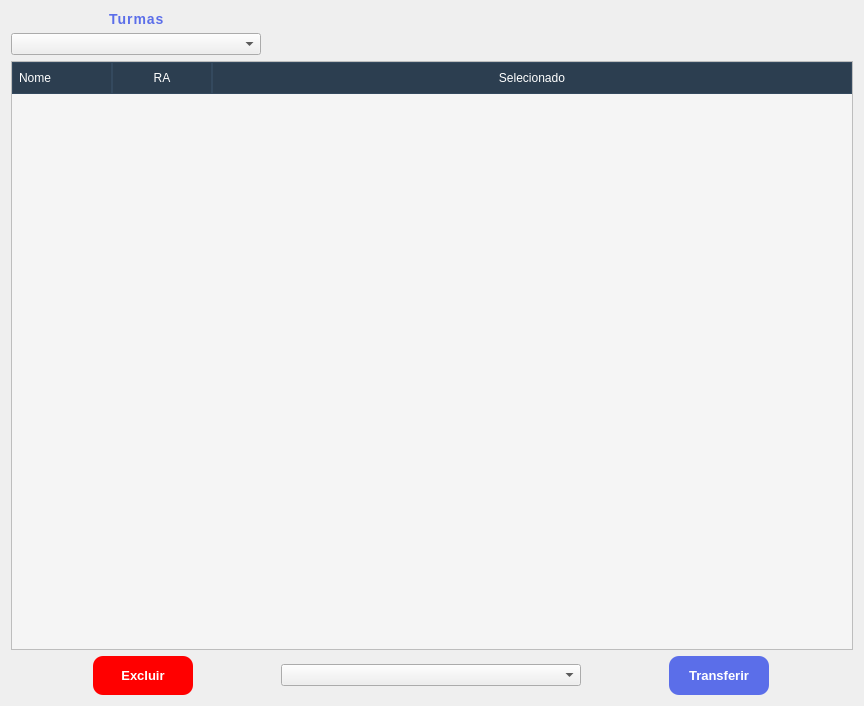
<?xml version="1.0" encoding="UTF-8"?>
<ui version="4.0">
 <class>Form</class>
 <widget class="QWidget" name="Form">
  <property name="geometry">
   <rect>
    <x>0</x>
    <y>0</y>
    <width>864</width>
    <height>706</height>
   </rect>
  </property>
  <property name="minimumSize">
   <size>
    <width>864</width>
    <height>706</height>
   </size>
  </property>
  <property name="maximumSize">
   <size>
    <width>864</width>
    <height>706</height>
   </size>
  </property>
  <property name="windowTitle">
   <string>Form</string>
  </property>
  <property name="styleSheet">
   <string notr="true">QLineEdit {
    background-color: #FFFFFF;
    color: #1E1E3A;
    border: 1.8px solid #D6DCF5;
    border-radius: 15px;
    padding: 11px 16px;
    font-size: 14px;
    font-family: 'Segoe UI', 'SF Pro Text', sans-serif;
    selection-background-color: #A8B8FF;
    selection-color: #1E1E3A;
}

QLineEdit:hover {
    border: 1.5px solid #A8B5E8;
    background-color: #FAFBFF;
}

QPushButton {
    background-color: #5B6EE9;
    color: #FFFFFF;
    border: none;
    border-radius: 10px;
    padding: 12px 12px;
    font-size: 13px;
    font-weight: 750;
    font-family: 'Segoe UI', 'SF Pro Text', sans-serif;

}

QPushButton:hover {
    background-color: #4A5DD6;
}

QToolButton {
	background-color: #5B6EE9;
    color: #FFFFFF;
    border: none;
    border-radius: 10px;
    padding: 10px 10px;
    font-size: 13px;
    font-weight: 750;
    font-family: 'Segoe UI', 'SF Pro Text', sans-serif;
}

QToolButton:hover {
    background-color: #4A5DD6;
}

QLabel {
	font-size: 14px;
    font-family: 'Segoe UI', 'SF Pro Text', sans-serif;
	font-weight: 600;
    letter-spacing: 1px;
    padding-left: 4px;
	color: #5B6EE9;
}

/*background principal barra*/
QScrollBar:vertical {
    background: white;
    width: 6px;
    margin: 10px 0 10px 0;
	border-radius: 2px;
 }

/*background barra*/
 QScrollBar::add-page:vertical, QScrollBar::sub-page:vertical {
	 background: none;
}

/*barra de rolagem*/
 QScrollBar::handle:vertical {
    background: #A8B5E8;
    min-height: 6px;
	border-radius: 2px;
 }

QScrollArea{
	border-radius: 5px;
	border: 1.5px solid #A8B5E8;
}


#btnExcluir {
    background-color: red;
    color: #FFFFFF;
    border: none;
    border-radius: 10px;
    padding: 12px 12px;
    font-size: 13px;
    font-weight: 750;
    font-family: 'Segoe UI', 'SF Pro Text', sans-serif;

}

QCheckBox {
    color: #5B6EE9;
    border: none;
    border-radius: 10px;
    padding: 10px 10px;
    font-size: 13px;
    font-weight: 750;
    font-family: 'Segoe UI', 'SF Pro Text', sans-serif;
}


QCheckBox::indicator {
    width: 30px;
    height: 30px;
    border: 1px solid #5A5A5A;
    border-radius: 5px;
    background-color: #fff;
}</string>
  </property>
  <layout class="QVBoxLayout" name="verticalLayout">
   <item>
    <layout class="QHBoxLayout" name="horizontalLayout">
     <item>
      <layout class="QVBoxLayout" name="verticalLayout_2">
       <property name="leftMargin">
        <number>0</number>
       </property>
       <item alignment="Qt::AlignLeft">
        <widget class="QLabel" name="labelTurmas_2">
         <property name="styleSheet">
          <string notr="true">QLabel { margin-left: 90px}</string>
         </property>
         <property name="text">
          <string>Turmas</string>
         </property>
        </widget>
       </item>
       <item alignment="Qt::AlignLeft|Qt::AlignVCenter">
        <widget class="QComboBox" name="comboBox">
         <property name="minimumSize">
          <size>
           <width>250</width>
           <height>0</height>
          </size>
         </property>
         <property name="maximumSize">
          <size>
           <width>7000</width>
           <height>7000</height>
          </size>
         </property>
        </widget>
       </item>
      </layout>
     </item>
    </layout>
   </item>
   <item>
    <widget class="QTableWidget" name="tableWidget">
     <property name="sizePolicy">
      <sizepolicy hsizetype="Expanding" vsizetype="Expanding">
       <horstretch>0</horstretch>
       <verstretch>0</verstretch>
      </sizepolicy>
     </property>
     <property name="styleSheet">
      <string notr="true">QTableWidget {
    background-color: #f5f5f5;
    gridline-color: #dcdcdc;
    font-size: 18px;
}

QHeaderView::section {
    background-color: #2c3e50;
    color: white;
    padding: 6px;
    border: 1px solid #34495e;
}

QTableWidget::item {
    padding: 5px;
}

QTableWidget::item:selected {
    background-color: #3498db;
    color: white;
}</string>
     </property>
     <attribute name="horizontalHeaderStretchLastSection">
      <bool>true</bool>
     </attribute>
     <attribute name="verticalHeaderShowSortIndicator" stdset="0">
      <bool>false</bool>
     </attribute>
     <attribute name="verticalHeaderStretchLastSection">
      <bool>true</bool>
     </attribute>
     <column>
      <property name="text">
       <string>Nome</string>
      </property>
      <property name="textAlignment">
       <set>AlignLeading|AlignVCenter</set>
      </property>
     </column>
     <column>
      <property name="text">
       <string>RA</string>
      </property>
     </column>
     <column>
      <property name="text">
       <string>Selecionado</string>
      </property>
     </column>
    </widget>
   </item>
   <item>
    <layout class="QHBoxLayout" name="horizontalLayout_2">
     <item>
      <widget class="QPushButton" name="btnExcluir">
       <property name="maximumSize">
        <size>
         <width>100</width>
         <height>16777215</height>
        </size>
       </property>
       <property name="layoutDirection">
        <enum>Qt::LeftToRight</enum>
       </property>
       <property name="text">
        <string>Excluir</string>
       </property>
      </widget>
     </item>
     <item>
      <widget class="QComboBox" name="comboBox_2">
       <property name="maximumSize">
        <size>
         <width>300</width>
         <height>16777215</height>
        </size>
       </property>
      </widget>
     </item>
     <item>
      <widget class="QPushButton" name="btnConfir">
       <property name="maximumSize">
        <size>
         <width>100</width>
         <height>100</height>
        </size>
       </property>
       <property name="text">
        <string>Transferir</string>
       </property>
      </widget>
     </item>
    </layout>
   </item>
  </layout>
 </widget>
 <resources/>
 <connections/>
</ui>
